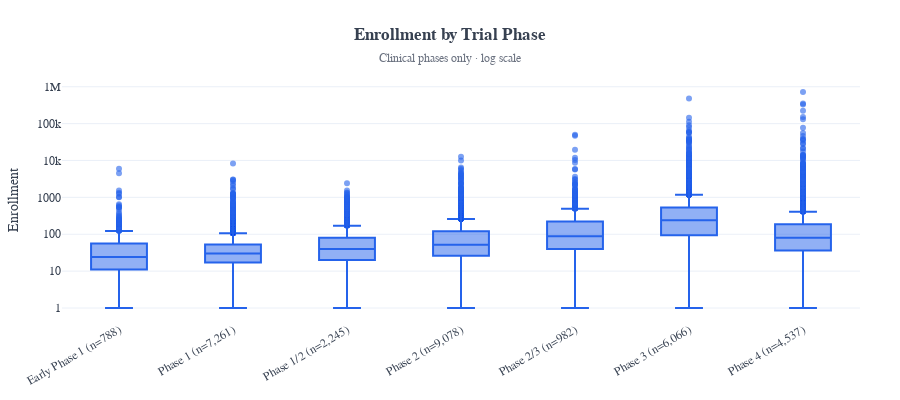

The notebook cell this image was saved under:
### Markdown cell above
### 2.1 Enrollment by Trial Phase

Phase is expected to show the strongest **marginal association** with enrollment size, reflecting differences in study objectives, statistical power requirements, and regulatory expectations.

This section provides:
1. **Robust descriptive summaries** (median/IQR) by phase
2. **Effect size quantification** (ε² from Kruskal-Wallis)
3. **Visual confirmation** of the phase gradient

**Interpretation note:** Phase is not exogenous-it correlates with sponsor type, therapeutic area, study design, and calendar time. The effect size reported here is a **marginal association**, not a causal effect. Section 3.5 provides joint adjustment for multiple factors.

### Code cell
# ============================================================
# 2.1 Evidence: Enrollment by Trial Phase
# ============================================================

global epsilon_sq_phase

# ---------- Analysis using helper ----------
phase_result = analyze_enrollment_by_factor(
    df_enr,
    group_col="phase_group",
    order=PHASE_ORDER_CLINICAL + ["Not Applicable"],
    posthoc_pairs=[
        ("Phase 1", "Phase 2"),
        ("Phase 2", "Phase 3"),
        ("Phase 3", "Phase 4"),
        ("Phase 1", "Phase 3"),  # Main clinical contrast
    ],
)

# Extract key values for global registry
epsilon_sq_phase = phase_result['test']['epsilon_sq']
h_stat = phase_result['test']['h_stat']
k_phase = phase_result['test']['k']

# ---------- Display results ----------
display(Markdown("**Enrollment by Trial Phase (descriptive summary)**"))
display(
    phase_result['summary'].style.format({
        "N": "{:,.0f}",
        "Median": "{:,.0f}",
        "Mean": "{:,.1f}",
        "Q1": "{:,.0f}",
        "Q3": "{:,.0f}",
    })
)

if phase_result['n_excluded'] > 0:
    display(Markdown(f"*{phase_result['n_excluded']:,} trials with missing phase excluded.*"))

display(Markdown(f"""
**Kruskal-Wallis test:**  
H({k_phase-1}) = {h_stat:,.1f}, p < 0.001  
**Effect size:** ε² = {epsilon_sq_phase:.4f} ({phase_result['test']['effect_label']})
"""))

# Post-hoc results
if phase_result['posthoc'] is not None and len(phase_result['posthoc']) > 0:
    display(Markdown("**Post-hoc pairwise comparisons (Mann-Whitney, Bonferroni-adjusted):**"))
    display(
        phase_result['posthoc'][['Comparison', 'U', 'p_adj', 'r', 'effect_label', 'sig']]
        .style.format({
            "U": "{:,.0f}",
            "p_adj": "{:.2e}",
            "r": "{:.3f}",
        }).hide(axis="index")
    )

# ---------- Visual ----------
df_phase = df_enr[df_enr["phase_group"].notna()].copy()
phase_counts = df_phase.groupby("phase_group").size()
phase_labels_with_n = {
    p: f"{p}\n(n={phase_counts[p]:,})"
    for p in PHASE_ORDER_CLINICAL
    if p in phase_counts
}

df_phase_plot = df_phase[df_phase["phase_group"].isin(phase_labels_with_n)].copy()
df_phase_plot["phase_label"] = df_phase_plot["phase_group"].map(phase_labels_with_n)

fig = create_grouped_box_plot(
    df_phase_plot,
    x_col="phase_label",
    y_col="enrollment",
    category_order=list(phase_labels_with_n.values()),
    title="Enrollment by Trial Phase",
    subtitle="Clinical phases only · log scale",
)
fig.show()

# ---------- Interpretation ----------
display(Markdown(f"""
**Interpretation.**  
Enrollment differs across phases, with higher values in later development stages.
The effect size (ε² = {epsilon_sq_phase:.4f}) indicates a {phase_result['test']['effect_label']} effect.
Post-hoc comparisons confirm Phase 1 vs Phase 3 differs substantially.

**Implication.**  
Trial phase shows the largest association with enrollment size among the factors examined and should be controlled for in temporal or cross-sectional comparisons.
"""))

### Figure 1 — Plotly figure (JSON) as saved in the notebook; plotly's stock layout.template omitted (floating-point values rounded to 4 significant figures; data arrays with more than 128 entries replaced by an {"elided": "..."} marker saying what was removed)
{"data": [{"boxmean": false, "hovertemplate": "Early Phase 1\n(n=788)<br>Value: %{y:,.0f}<extra></extra>", "line": {"color": "#2563eb"}, "marker": {"color": "#2563eb", "opacity": 0.6}, "name": "Early Phase 1\n(n=788)", "showlegend": false, "type": "box", "y": {"elided": "788 float values"}}, {"boxmean": false, "hovertemplate": "Phase 1\n(n=7,261)<br>Value: %{y:,.0f}<extra></extra>", "line": {"color": "#2563eb"}, "marker": {"color": "#2563eb", "opacity": 0.6}, "name": "Phase 1\n(n=7,261)", "showlegend": false, "type": "box", "y": {"elided": "7261 float values"}}, {"boxmean": false, "hovertemplate": "Phase 1/2\n(n=2,245)<br>Value: %{y:,.0f}<extra></extra>", "line": {"color": "#2563eb"}, "marker": {"color": "#2563eb", "opacity": 0.6}, "name": "Phase 1/2\n(n=2,245)", "showlegend": false, "type": "box", "y": {"elided": "2245 float values"}}, {"boxmean": false, "hovertemplate": "Phase 2\n(n=9,078)<br>Value: %{y:,.0f}<extra></extra>", "line": {"color": "#2563eb"}, "marker": {"color": "#2563eb", "opacity": 0.6}, "name": "Phase 2\n(n=9,078)", "showlegend": false, "type": "box", "y": {"elided": "9078 float values"}}, {"boxmean": false, "hovertemplate": "Phase 2/3\n(n=982)<br>Value: %{y:,.0f}<extra></extra>", "line": {"color": "#2563eb"}, "marker": {"color": "#2563eb", "opacity": 0.6}, "name": "Phase 2/3\n(n=982)", "showlegend": false, "type": "box", "y": {"elided": "982 float values"}}, {"boxmean": false, "hovertemplate": "Phase 3\n(n=6,066)<br>Value: %{y:,.0f}<extra></extra>", "line": {"color": "#2563eb"}, "marker": {"color": "#2563eb", "opacity": 0.6}, "name": "Phase 3\n(n=6,066)", "showlegend": false, "type": "box", "y": {"elided": "6066 float values"}}, {"boxmean": false, "hovertemplate": "Phase 4\n(n=4,537)<br>Value: %{y:,.0f}<extra></extra>", "line": {"color": "#2563eb"}, "marker": {"color": "#2563eb", "opacity": 0.6}, "name": "Phase 4\n(n=4,537)", "showlegend": false, "type": "box", "y": {"elided": "4537 float values"}}], "layout": {"font": {"color": "#374151", "family": "Arial"}, "height": 400, "margin": {"b": 60, "l": 60, "r": 40, "t": 80}, "title": {"text": "<b>Enrollment by Trial Phase</b><br><span style=\"font-size:12px;color:#6b7280\">Clinical phases only · log scale</span>", "x": 0.5, "xanchor": "center"}, "xaxis": {"tickangle": -30, "title": {}}, "yaxis": {"title": {"text": "Enrollment"}, "type": "log"}}}
